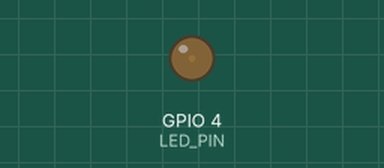
A sketch run on a simulated ESP32. Shown: output pins drawn as LEDs (lit = HIGH).

Above: at 0.05 s.
At 1.15 s:
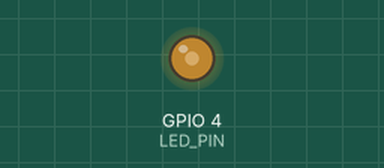
At 2.3 s:
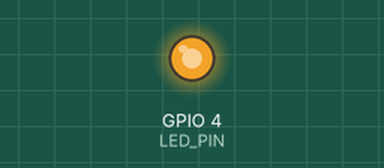
At 4.6 s:
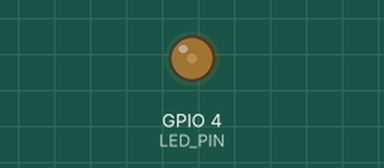
Timing chart, 0 to 6.7 s (numbered marks = the images above):
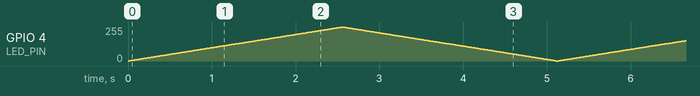

The sketch:

hello_06_pwm_brightness.ino
```cpp
// Program 6: Fade an LED's brightness with PWM
// Breadboard wiring: same as step 4 — GPIO4 -> 220ohm resistor -> LED anode,
// LED cathode -> GND.
//
// Uses the arduino-esp32 core v3 LEDC API: ledcAttach binds a pin directly
// to a PWM channel (no separate channel number needed like older cores).

#define LED_PIN 4
#define PWM_FREQ 5000     // Hz
#define PWM_RES  8        // bits -> duty range 0-255

void setup() {
  ledcAttach(LED_PIN, PWM_FREQ, PWM_RES);
}

void loop() {
  for (int duty = 0; duty <= 255; duty++) {   // fade in
    ledcWrite(LED_PIN, duty);
    delay(10);
  }
  for (int duty = 255; duty >= 0; duty--) {   // fade out
    ledcWrite(LED_PIN, duty);
    delay(10);
  }
}
```
